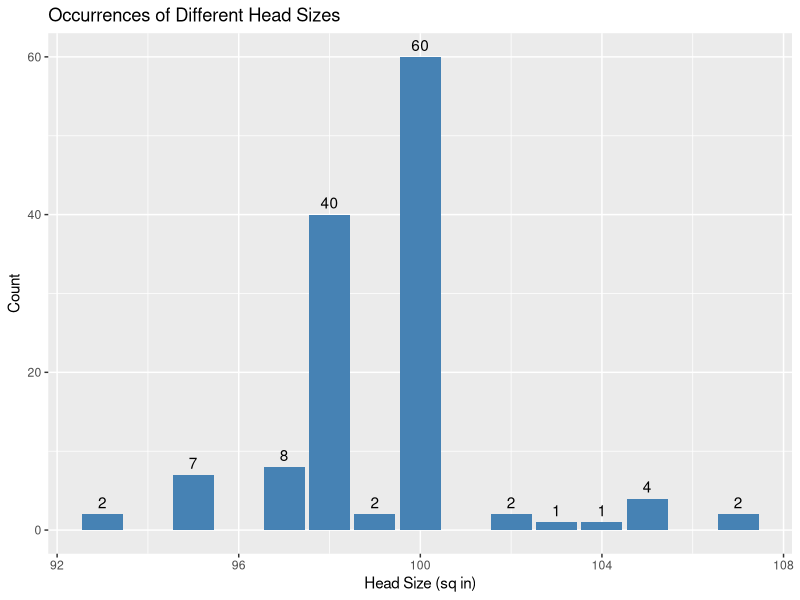
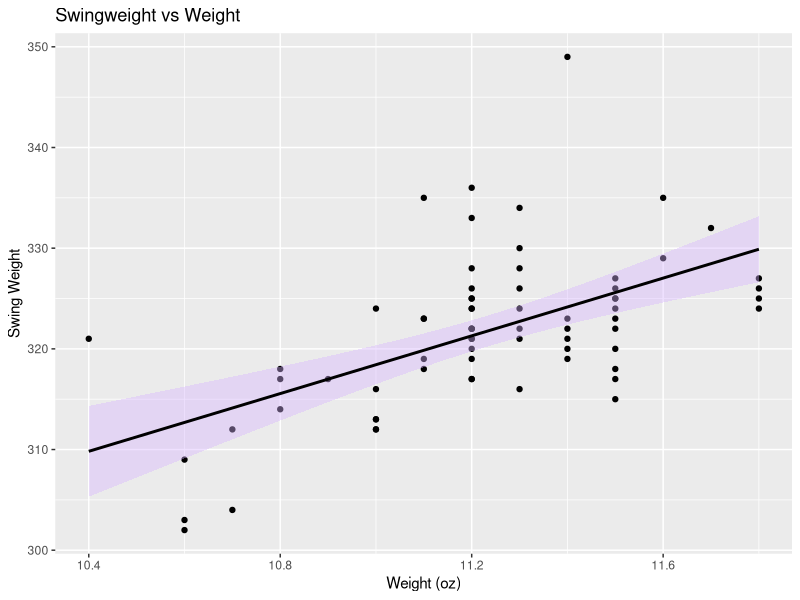
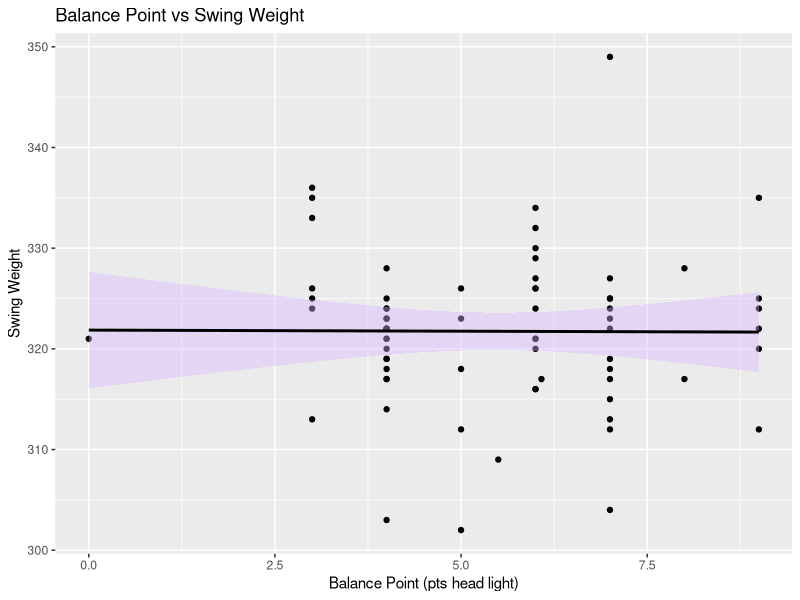
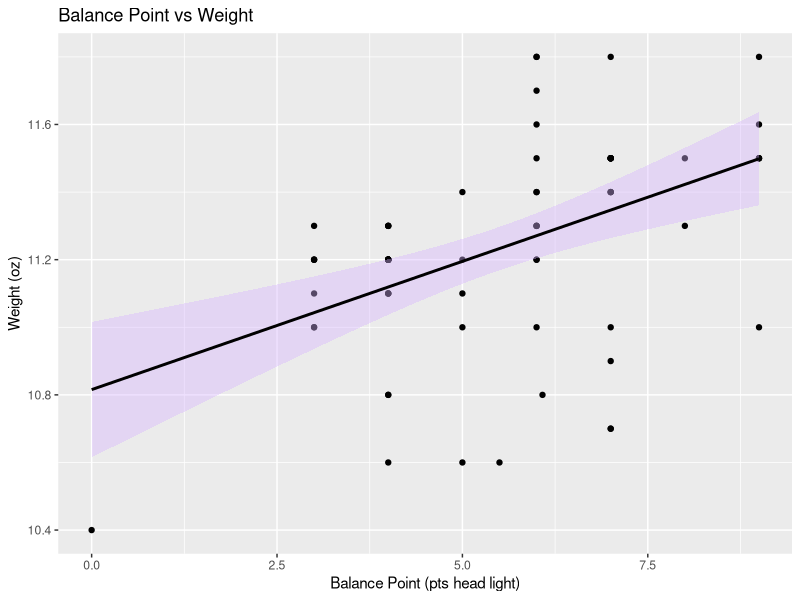
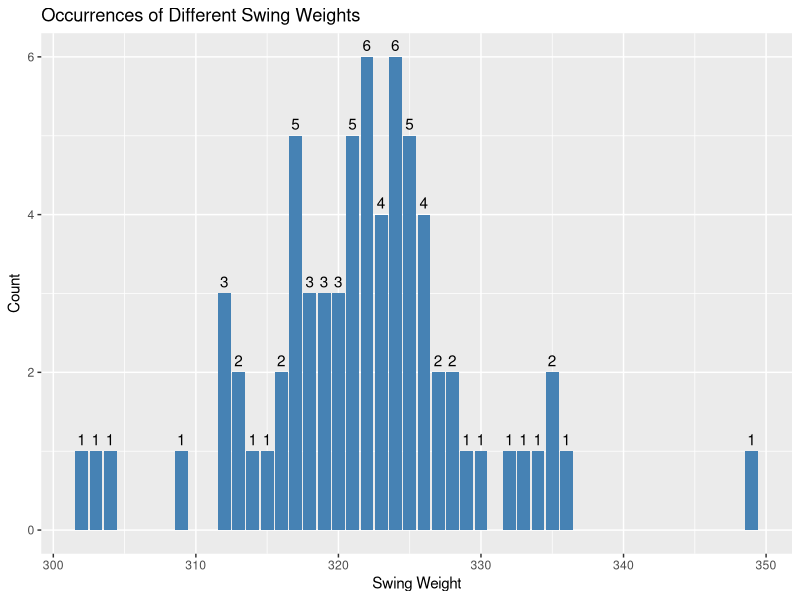
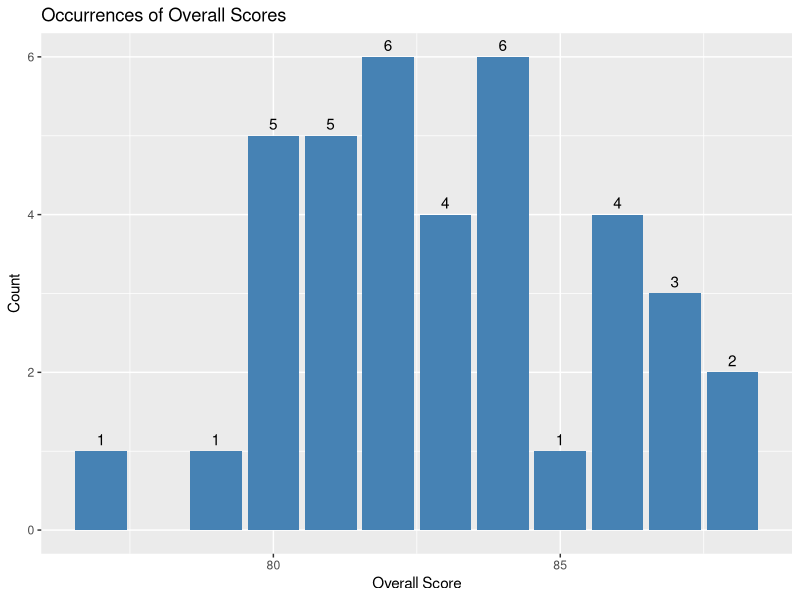

Write the R code that produced these figures, in order.
## ---- chunk 1
#| label: setup
#| warning: false
#| message: false

library(tidyverse) 
knitr::opts_chunk$set(echo = TRUE, warning=FALSE, message=FALSE) 
knitr::opts_knit$set(root.dir = "/Users/liviacharles/Documents/R Class/601_Spring_2023/posts") 
## ---- chunk 2
# Read in the reviewer scores data set
reviewer_scores <- read.csv("./data_LiviaCharles/reviewer_scores.csv", header = T) 
# Look at the head of the data
head(reviewer_scores)
# Check the dimensions of the data set
dim(reviewer_scores) 
## ---- chunk 3
#Read in the racquet specs and racquet rates data sets 
racquet_specs <- read.csv("./data_LiviaCharles/racquet_specs.csv", header = T) 
racquet_rates <- read.csv("./data_LiviaCharles/racquet_rate.csv", header = T) 
# Check the head of each data set
head(racquet_specs) 
head(racquet_rates)
#check the dimensions of the data sets
dim(racquet_specs) 
dim(racquet_rates)
## ---- chunk 4
#Read in the racquet year data set
racquet_year <- read.csv("./data_LiviaCharles/racquet_year.csv", header = T) 
#Check the head of the data set
head(racquet_year)
#check the dimensions of the data set
dim(racquet_year)
## ---- chunk 5
#count the number of unique racquets in each data set
length(unique(reviewer_scores$Racquet))
length(unique(racquet_specs$Racquet))
length(unique(racquet_rates$Racquet))
length(unique(racquet_year$Racquet)) 
## ---- chunk 6
#Create a new column that only contains the values I need 
racquet_specs <- racquet_specs %>% 
  mutate(Value = ifelse(Spec == "Balance Point", Value2, Value1)) 
#Now remove Value1 and Value2 columns 
racquet_specs <- racquet_specs %>% 
  select(-Value1, -Value2)
## ---- chunk 7
racquet_rates <- racquet_rates %>% 
  spread(Spec, Value)
racquet_specs <- racquet_specs %>% 
  spread(Spec, Value) 
reviewer_scores <- reviewer_scores %>% 
  spread(Category, Score) 
## ---- chunk 8
temp_df <- merge(racquet_specs, racquet_rates, by = "Racquet", all = TRUE)  # Merge df1 and df2
temp_df2 <- merge(temp_df, racquet_year, by = "Racquet", all = TRUE)  # Merge with df3
racquet_data <- merge(temp_df2, reviewer_scores, by = "Racquet") 
## ---- chunk 9
# Remove the text in the head size column so that there are only integer values
racquet_data$`Head Size` <- as.numeric(gsub("[^0-9.]+", "", racquet_data$`Head Size`))
head(racquet_data$`Head Size`)
# Create a bar chart showing the occurrence of different head sizes in the data set 
ggplot(racquet_data, aes(x = `Head Size`)) +
  geom_bar(fill = "steelblue", na.rm = T) +
  geom_text(stat = "count", aes(label = ..count..), vjust = -0.5) +
  labs(x = "Head Size (sq in)", y = "Count") +
  ggtitle("Occurrences of Different Head Sizes")
## ---- chunk 10
# Filter the data set to only include racquets with a h ead size equal to or greater than 100
my_racquets <- racquet_data %>% 
  filter(`Head Size` >= 100)

## ---- chunk 11
#First, check that all racquets are head light so that we don't need to specify whether a racquet is head light or head heavy within a numeric only value 
unique(my_racquets$`Balance Point`)
#There is at least one racquet that is even balance. We'll replace that with a value of 0 to indicate that it is even balnaced numerically. 
my_racquets$`Balance Point` <- replace(my_racquets$`Balance Point`, my_racquets$`Balance Point` == "Even Balance", 0)
#Now make all values in the balance point column numeric
my_racquets$`Balance Point` <- as.numeric(gsub("[^0-9.]+", "", my_racquets$`Balance Point`))
#ensure all values in the weight column have ounces as units 
unique(my_racquets$Weight) 
#convert to numeric 
my_racquets$Weight <- as.numeric(gsub("[^0-9.]+", "", my_racquets$`Weight`))

## ---- chunk 12
# Scatter plots: swingweight vs weight, swingweight vs balance point
ggplot(my_racquets, aes(x = Weight, y = `Swing Weight`)) +
  geom_point() +
  geom_smooth(method = "lm", color = "black", fill = "#D8B4FF") +
  labs(x = "Weight (oz)", y = "Swing Weight") + 
  ggtitle("Swingweight vs Weight")

ggplot(my_racquets, aes(x = `Balance Point`, y = `Swing Weight`)) +
  geom_point() +
  geom_smooth(method = "lm", color = "black", fill = "#D8B4FF") +
  labs(x = "Balance Point (pts head light)", y = "Swing Weight") + 
  ggtitle("Balance Point vs Swing Weight") 

## ---- chunk 13
ggplot(my_racquets, aes(x = `Balance Point`, y = Weight)) +
  geom_point() +
  geom_smooth(method = "lm", color = "black", fill = "#D8B4FF") +
  labs(x = "Balance Point (pts head light)", y = "Weight (oz)") + 
  ggtitle("Balance Point vs Weight")  

## ---- chunk 14
# Create a bar plot with the number of racquets with different swing weights
ggplot(my_racquets, aes(x = `Swing Weight`)) +
  geom_bar(fill = "steelblue", na.rm = T) +
  geom_text(stat = "count", aes(label = ..count..), vjust = -0.5) +
  labs(x = "Swing Weight", y = "Count") +
  ggtitle("Occurrences of Different Swing Weights")
#Compute summary statistics of racquet swingweights 
summary(my_racquets$`Swing Weight`)

## ---- chunk 15
#Remove racquets with a swingweight greater than 322
my_racquets <- my_racquets %>% 
filter(`Swing Weight` <= 322)

## ---- chunk 16
#First convert Overall column to numeric 
my_racquets$Overall <- as.numeric(my_racquets$Overall)

#Plot occurrences of different overall scores
ggplot(my_racquets, aes(x = `Overall`)) +
  geom_bar(fill = "steelblue", na.rm = T) +
  geom_text(stat = "count", aes(label = ..count..), vjust = -0.5) +
  labs(x = "Overall Score", y = "Count") +
  ggtitle("Occurrences of Overall Scores")
#Get summary statistics for the overall scores column
summary(my_racquets$Overall)
## ---- chunk 17
# Filter out racquets with an overall score of less than 83 
my_racquets <- my_racquets %>% 
  filter(Overall > 83)

## ---- chunk 18
# Mutate the dataframe to reflect the new weighted scoring 
my_racquets <- my_racquets %>% 
  mutate(Power_weight = Power * 1.1, Control_weight = Control * 1.1, `Touch/Feel_weight` = `Touch/Feel` * 1.1, Groundstrokes_weight = Groundstrokes * 1.1, Maneuverability_weight = Maneuverability, Returns_weight = Returns, Serves_weight = Serves, Topspin_weight = Topspin, Comfort_weight = Comfort * 0.9, Volleys_weight = Volleys * 0.9, Slice_weight = Slice * 0.9, Stability_weight = Stability * 0.9) 
# Create a final overall score column that reflects the weighted reviewer scores
my_racquets$Final_Score <- rowSums(my_racquets[, 25:36])/12 
## ---- chunk 19
# Make a new data frame with just the top 4 racquets based on the Final_Score column
final_racquets <- my_racquets %>% top_n(n = 4, wt = Final_Score) 
# Print the racquet names
final_racquets$Racquet
